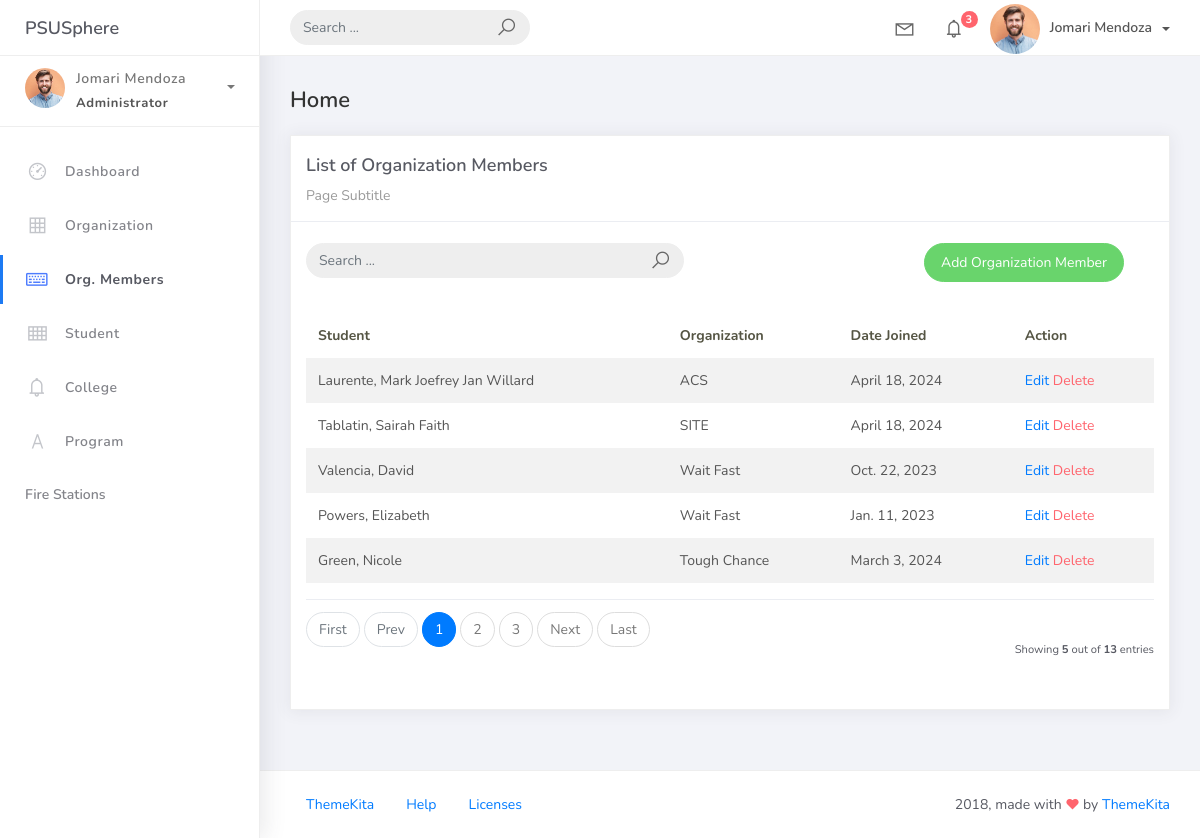
The app's page /orgmember_list, older data.
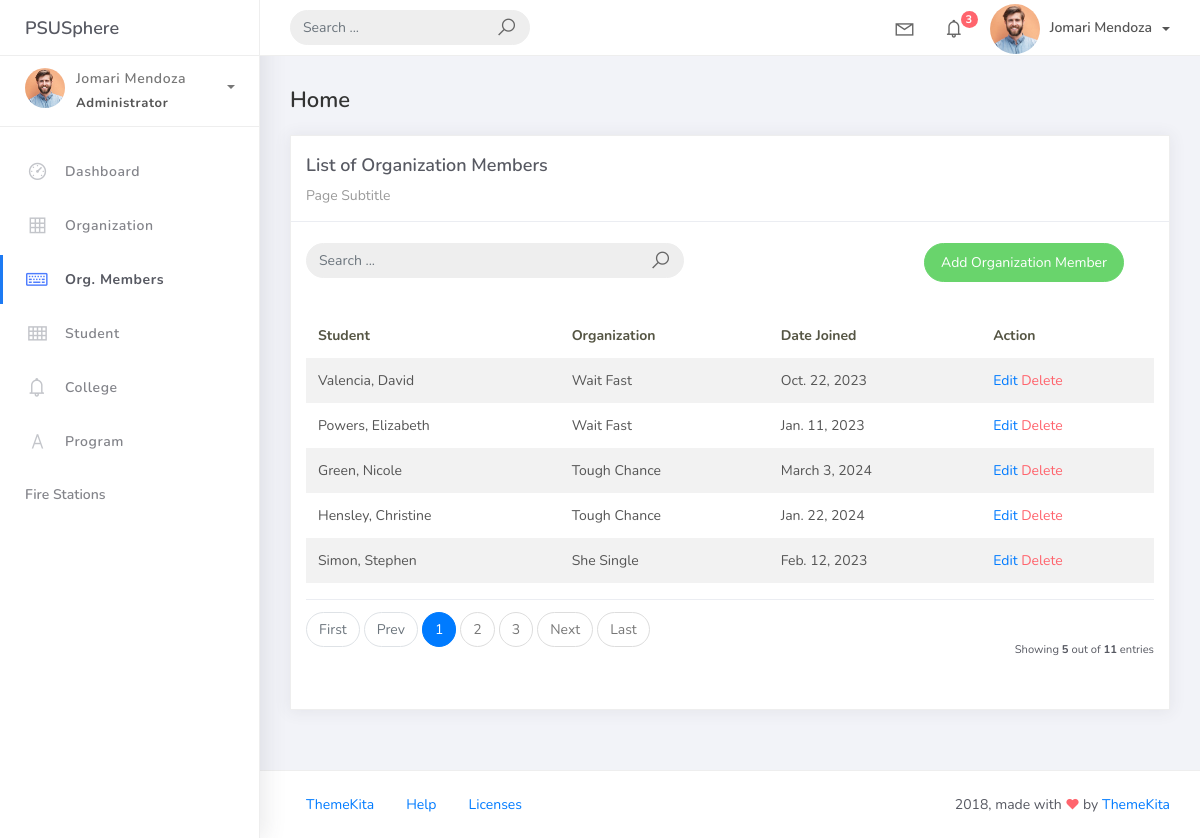
The same page, newer data.
### studentorg/models.py (models this page shows)
class BaseModel(models.Model):
    created_at = models.DateTimeField(auto_now_add=True, db_index=True)
    updated_at = models.DateTimeField(auto_now=True)
    class Meta:
        abstract = True

class OrgMember(BaseModel):
    student = models.ForeignKey(Student, on_delete=models.CASCADE)
    organization = models.ForeignKey(Organization, on_delete=models.CASCADE)
    date_joined = models.DateField()

class Student(BaseModel):
    student_id = models.CharField(max_length=15)
    lastname = models.CharField(max_length=25)
    firstname = models.CharField(max_length=50)
    middlename = models.CharField(max_length=25, blank=True, null=True)
    program = models.ForeignKey(Program, on_delete=models.CASCADE)
    def __str__(self):
        return f"{self.lastname}, {self.firstname}"

class Organization(BaseModel):
    name = models.CharField(max_length=150)
    college = models.ForeignKey(College, on_delete=models.CASCADE)
    description = models.CharField(max_length=500)
    def __str__(self):
        return self.name

### studentorg/views.py (the view, shortened to what this page needs)
# urls.py: path("orgmember_list", OrgMemberList.as_view(), name="orgmember-list"),
class OrgMemberList(ListView):
    model = OrgMember
    context_object_name = "orgmember"
    template_name = "orgmem_list.html"
    paginate_by = 5
    def get_queryset(self, *args, **kwargs):
        qs = super(OrgMemberList, self).get_queryset(*args, **kwargs)
        return qs

### templates/orgmem_list.html
{% extends 'base.html' %}
{% load static %}
{% block content %}
  <div class="content">
    <div class="container-fluid">
      <h4 class="page-title">Home</h4>
      <div class="row">
        <div class="col-md-12">
          <div class="card">
            <div class="card-header">
              <div class="card-title">List of Organization Members</div>
              <div class="card-category">Page Subtitle</div>
            </div>
            <br />
            <div class="col-md-12 row">
              <div class="col-md-6">
                <form class="navbar-left navbar-form nav-search mr-md-3" action="{% url 'orgmember-list' %}">
                  <div class="input-group">
                    <input type="text" placeholder="Search ..." class="form-control" name="q" />
                    <div class="input-group-append">
                      <span class="input-group-text"><i class="la la-search search-icon"></i></span>
                    </div>
                  </div>
                </form>
              </div>
              <div class="col-md-6">
                <div class="pull-right">
                  <a href="{% url 'orgmember-add' %}" class="btn btn-success btn-rounded">Add Organization Member</a>
                </div>
              </div>
            </div>
            <div class="card-body">
              <table class="table table-striped mt-3">
                <thead>
                  <tr>
                    <th scope="col">Student</th>
                    <th scope="col">Organization</th>
                    <th scope="col">Date Joined</th>
                    <th scope="col">Action</th>
                  </tr>
                </thead>
                <tbody>
                  {% for object in object_list %}
                    <tr>
                      <td>{{ object.student }}</td>
                      <td>{{ object.organization }}</td>
                      <td>{{ object.date_joined }}</td>
                      <td>
                        <a href="orgmember_list/{{ object.id }}">Edit</a>
                        <a href="orgmember_list/{{ object.id }}/delete" class="text-danger">Delete</a>
                      </td>
                    </tr>
                    {% empty %}
                    <tr>
                      <td colspan="4" style="text-align: center">
                        <p class="text-sm font-weight-bold mb-0">No Records Found</p>
                      </td>
                    </tr>
                  {% endfor %}
                </tbody>
              </table>
              {% include 'includes/pagination.html' %}
            </div>
          </div>
        </div>
      </div>
    </div>
  </div>
{% endblock %}

Row changes from the older to the newer data that the page shows:
removed OrgMember: student "Laurente, Mark Joefrey Jan Willard", organization "ACS", date_joined "April 18, 2024"
removed OrgMember: student "Tablatin, Sairah Faith", organization "SITE", date_joined "April 18, 2024"
now on this page (row unchanged): OrgMember: student "Hensley, Christine", organization "Tough Chance", date_joined "Jan. 22, 2024"
now on this page (row unchanged): OrgMember: student "Simon, Stephen", organization "She Single", date_joined "Feb. 12, 2023"
Text that changed along with them:
{{ paginator.count }}: "13" → "11"
